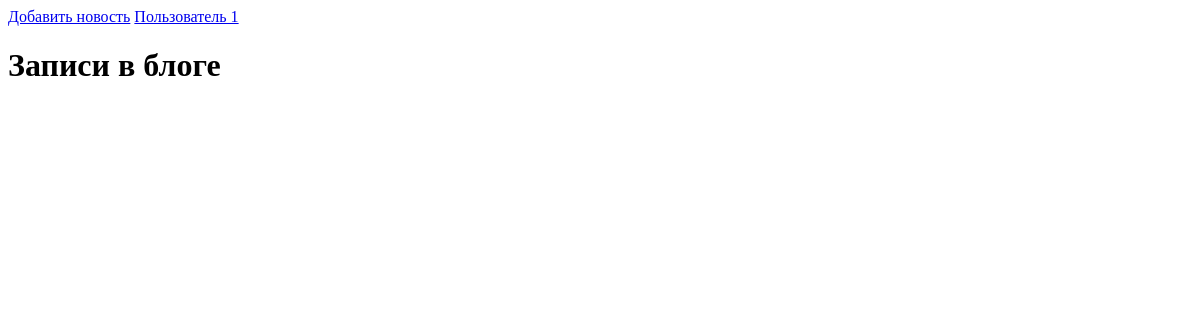
The app's page /index1 (signed in), older data.
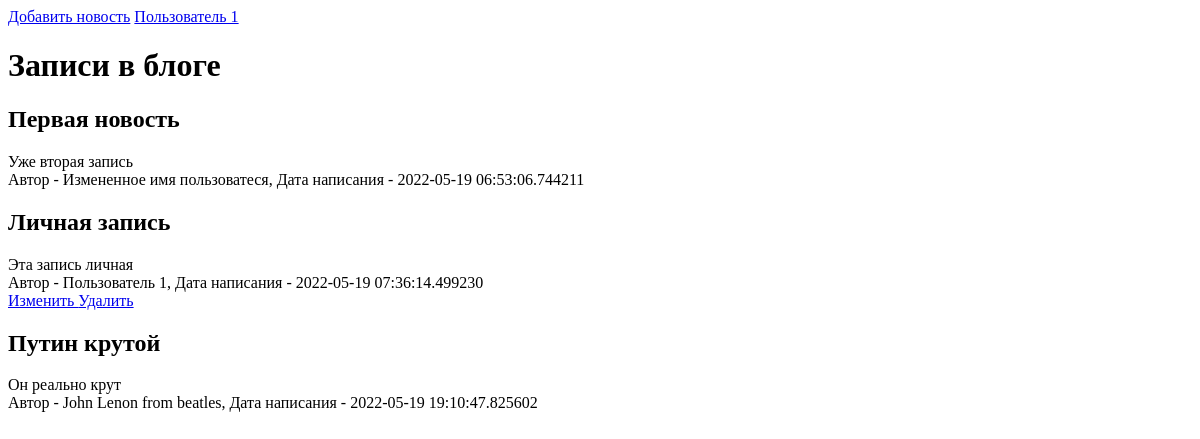
The same page, newer data.
### data/news.py (models this page shows)
class News(SqlAlchemyBase):
    __tablename__ = 'news'
    id = sqlalchemy.Column(sqlalchemy.Integer, primary_key=True, autoincrement=True)
    title = sqlalchemy.Column(sqlalchemy.String, nullable=True)
    content = sqlalchemy.Column(sqlalchemy.String, nullable=True)
    created_date = sqlalchemy.Column(sqlalchemy.DateTime, default=datetime.datetime.now)
    is_private = sqlalchemy.Column(sqlalchemy.Boolean, default=True)
    user_id = sqlalchemy.Column(sqlalchemy.Integer, sqlalchemy.ForeignKey("users.id"))
    user = orm.relation('User')
    categories = orm.relation("Category", secondary="association", backref="News")

### data/users.py (models this page shows, shortened)
class User(SqlAlchemyBase, UserMixin):
    __tablename__ = 'users'
    id = sqlalchemy.Column(sqlalchemy.Integer, primary_key=True, autoincrement=True)
    name = sqlalchemy.Column(sqlalchemy.String, nullable=True)
    about = sqlalchemy.Column(sqlalchemy.String, nullable=True)
    email = sqlalchemy.Column(sqlalchemy.String, index=True, unique=True, nullable=True)
    hashed_password = sqlalchemy.Column(sqlalchemy.String, nullable=True)
    created_date = sqlalchemy.Column(sqlalchemy.DateTime, default=datetime.datetime.now)
    news = orm.relation("News", back_populates='user')

### Flask_site2.py (the view)
@app.route('/')
@app.route('/index1')
def index1():
    db_sess = db_session.create_session()
    if current_user.is_authenticated:
        news = db_sess.query(News).filter((News.user == current_user) | (News.is_private != True))
    else:
        news = db_sess.query(News).filter(News.is_private != True)
    return render_template("index1.html", news=news)

### Flask_site2.py (called while the page is built)
@login_manager.user_loader
def load_user(user_id):
    db_sess = db_session.create_session()
    return db_sess.query(User).get(user_id)

### data/db_session.py (called while the page is built)
def create_session() -> Session:
    global __factory
    return __factory()

### templates/index1.html (shortened to what this page needs)
{% extends "base.html" %}
{% block content %}
    {% if current_user.is_authenticated %}
        <a href="news" class="btn btn-secondary">Добавить новость</a>
    {% endif %}
    {% if current_user.is_authenticated %}
        <a class="navbar-brand" href="/logout">{{ current_user.name }}</a>
    {% else %}
    <p>
        <a class="btn btn-primary " href="/register">Зарегистрироваться</a>
        <a class="btn btn-success" href="/login">Войти</a>
    </p>
    {% endif %}
    <h1>Записи в блоге</h1>
    {% for item in news %}
    <div class="col-md6 border rounded">
        <h2>{{item.title}}</h2>
        <div>
            {{item.content}}
        </div>
        <div>
            Автор - {{item.user.name}}, Дата написания - {{item.created_date}}
        </div>
    </div>
    {% if current_user.is_authenticated and current_user == item.user %}
    <div>
    <a href="/news/{{ item.id }}" class="btn btn-warning">
        Изменить
    </a>
    <a href="/news_delete/{{ item.id }}" class="btn btn-danger">
        Удалить
    </a>
    </div>
{% endif %}
{% endfor %}
{% endblock %}

Row changes from the older to the newer data that the page shows:
added News: title "Первая новость", content "Уже вторая запись", user.name "Измененное имя пользоватеся", created_date "2022-05-19 06:53:06.744211"
added News: title "Личная запись", content "Эта запись личная", user.name "Пользователь 1", created_date "2022-05-19 07:36:14.499230"
added News: title "Путин крутой", content "Он реально крут", user.name "John Lenon from beatles", created_date "2022-05-19 19:10:47.825602"
